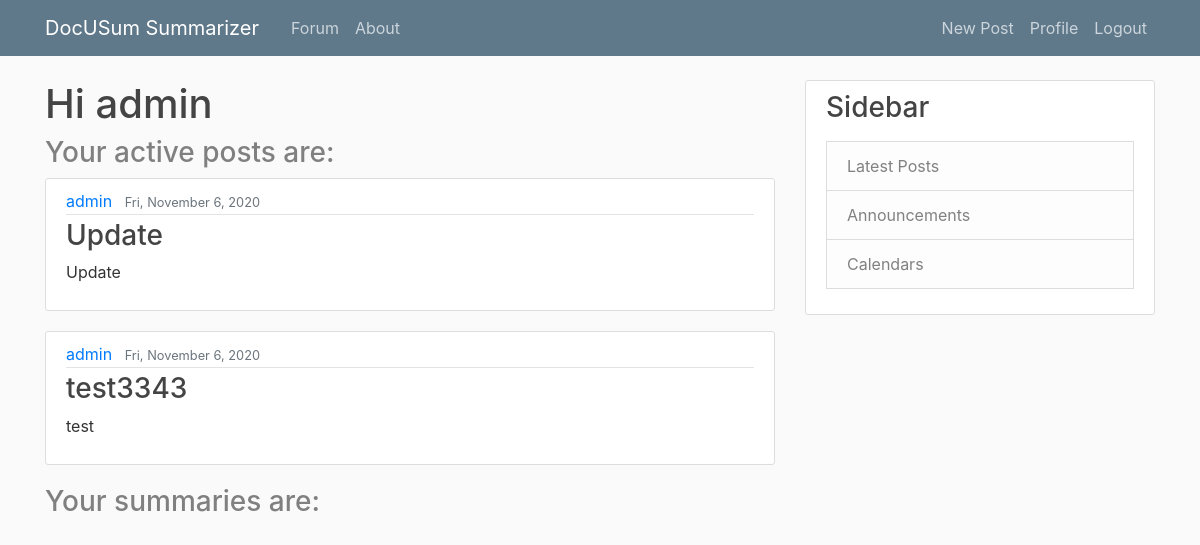
The app's page /profile/ (signed in), older data.
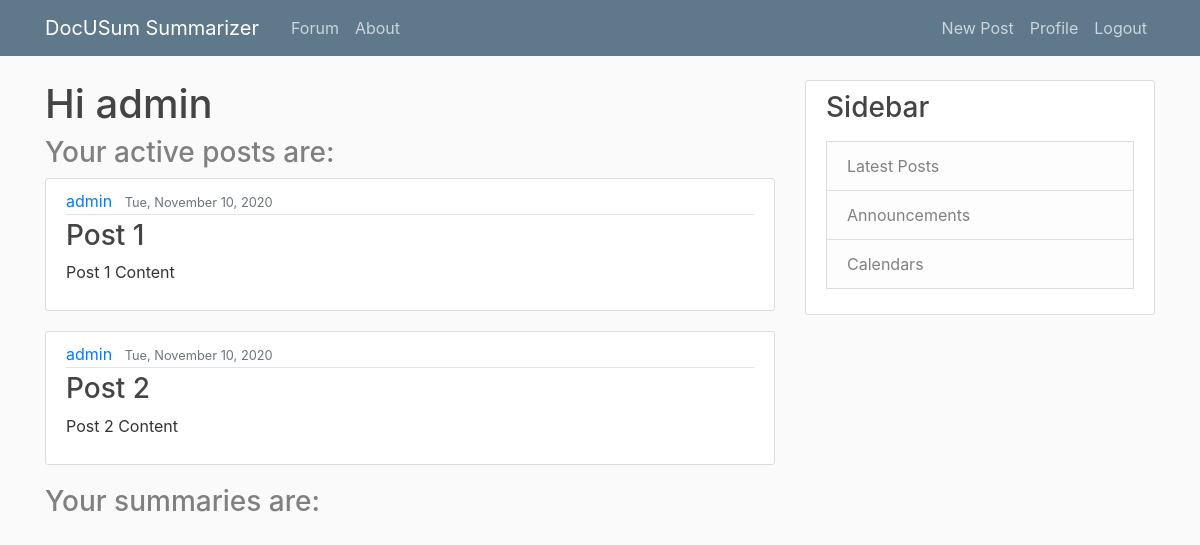
The same page, newer data.
### forum/models.py (models this page shows, shortened)
class Post(models.Model):
    title = models.CharField(max_length=100)
    content = models.TextField()
    date_posted = models.DateTimeField(default=timezone.now)
    author = models.ForeignKey(User,on_delete=models.CASCADE) # delete post if

### users/views.py (the view)
# urls.py: path('profile/', user_views.profile, name='profile'),
@login_required
def profile(request):
    if request.method == 'POST' :
        try :
            summary = Summary.objects.get(pk=str(request.POST['action'])) # Delete the selected summary
            summary.delete()
        except :
            pass
    return render(request, 'users/profile.html', {'posts': Post.objects.all(), 'summaries': Summary.objects.all()})

### users/templates/users/profile.html (shortened to what this page needs)
{% extends "forum/base.html" %}
{% load crispy_forms_tags %}
{% block content %}
    <h1>Hi {{ user.username }}</h1>
    <h3 style="color:grey;">Your active posts are:</h3>
    {% for post in posts %}
    	{% if post.author == user %}
    	<article class="media content-section">
		<div class="media-body">
			<div class="article-metadata">
				<a class="mr-2" href="#">{{ post.author }}</a>
				<small class="text-muted">{{ post.date_posted|date:"D, F j, Y" }}</small>
			</div>
			<h3><a class="article-title" href="{% url 'post-detail' post.id %}">{{ post.title }}</a></h3>
			<p class="article-content">{{ post.content }}</p>
		</div>
	</article>
	{% endif %}
    {% endfor %}
    <h3 style="color:grey;">Your summaries are:</h3>
{% endblock content %}

Row changes from the older to the newer data that the page shows:
removed Post: author "admin", date_posted "Fri, November 6, 2020", title "Update", content "Update"
removed Post: author "admin", date_posted "Fri, November 6, 2020", title "test3343", content "test"
added Post: author "admin", date_posted "Tue, November 10, 2020", title "Post 1", content "Post 1 Content"
added Post: author "admin", date_posted "Tue, November 10, 2020", title "Post 2", content "Post 2 Content"
